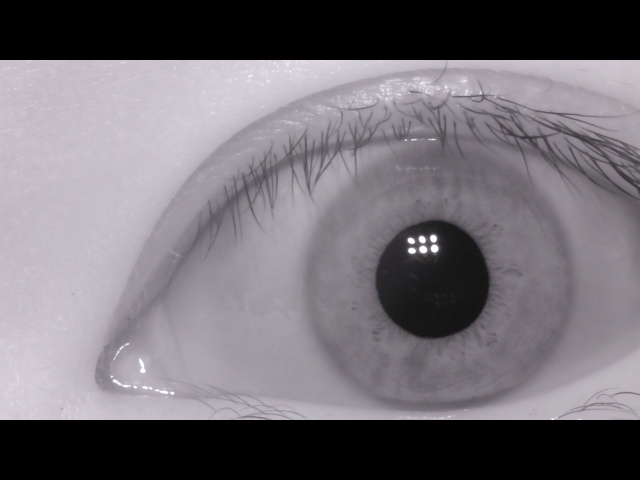
#> input picture photo/3/L/1.jpeg, 640 x 480 px, found by its file name
$ python FeatureMap.py
#> lines starting #> are read from the running program, lines starting #| are printed output that depends on the picture; after the words box and inside, x2 and y2 are one past the last pixel; in counts of white or black regions, pixels touching at a corner belong together
### function/innerCircle.py
import numpy as np
import cv2


def innerCircle(img):
    """
    内圆检测
    :param img: cv2.imread() numpy.ndarrdy
    :return: 瞳孔霍夫圆参数 numpy.ndarray [x, y, r]
    """

    img = cv2.medianBlur(img, 11)
    ret, img = cv2.threshold(img, 50, 255, cv2.THRESH_BINARY)

    # [6 lines of commented-out code are left out]

    circles = cv2.HoughCircles(img, cv2.HOUGH_GRADIENT, 2, 5,
                               param1=110, param2=20, minRadius=20, maxRadius=130)
    circles = np.int16(np.around(circles))
    circles[0, :, 2] += 3

    return circles[0][0]

### function/feature.py
import os
import cv2
import pywt
import numpy as np

from function.innerCircle import innerCircle
from function.outerCircle import outerCircle
from function.normalize import normalize
from function.config import feature_dataset_path as fdp
from function.config import dataset_path as dp

height = 40
width = 512

# [18 lines left out: function generateFeatureDataset, not called in this run]


def getFeatureMap(img, mode='swt'):
    # 提取每张照片的特征
    inner = innerCircle(img)
    outer = outerCircle(img, inner)
    polar_array, polar_noise = normalize(img, outer[0], outer[1], outer[2], inner[0], inner[1], inner[2], height, width)
    if mode == 'swt':
        feature = swtFeatureMap(polar_array, wavelet='db3', level=7)  # 静态小波变换
    else:
        feature = mallatFeatureMap(polar_array, wavelet='db3', level=7)  # mallat小波变换
    return feature


def swtFeatureMap(normalized_img, wavelet='db3', level=7):
    # 提取规范化后（矩形区域）的图片特征
    swt_list = np.zeros((normalized_img.shape[0], level + 7, normalized_img.shape[1]), dtype=np.uint8)  # (40, 8, 512)
    for index, value in enumerate(normalized_img):
        # cA7, cD7, cD6, cD5, cD4, cD3, cD2, cD1
        swt_coeffs = pywt.swt(data=value, wavelet=wavelet, level=level, )
        #trim_approx=True
        for coeff in swt_coeffs:
            for i in coeff:
                i[i > 0] = 1
                i[i < 0] = 0
        print(swt_coeffs)  #(7,2,512)
        swt_list[index] = np.array(swt_coeffs).reshape(-1,512)
    swt_list = swt_list.swapaxes(0, 1)  # (8, 40, 512)
    feature = swt_list.reshape((-1, 512))  # (320, 512)   转换成512列
    #feature = swt_list[1:5].reshape((-1, 512))
    return feature


# [11 lines left out: function mallatFeatureMap, not called in this run]

### function/outerCircle.py
import numpy as np
import cv2


def outerCircle(img, inner):
    """
    外圆检测，需要先进行内圆检测
    :param img: cv2.imread() numpy.ndarrdy
    :param inner: 调用innerCircle()的返回值，瞳孔霍夫圆参数 numpy.ndarray [x, y, r]
    :return: 虹膜外边缘霍夫圆参数 numpy.ndarray [x, y, r]
    """

    clip_img = img[(inner[1] - inner[2]): (inner[1] + inner[2]), :]
    clip_img = cv2.equalizeHist(clip_img)
    clip_img = cv2.GaussianBlur(clip_img, (9, 9), 0)
    clip_img = cv2.medianBlur(clip_img, 9)

    # 参数minRadius2.0和maxRadius4可根据内外圆半径比值大小进行调节
    # TODO：在界面中设置滑块，实时调节内外圆半径比值参数
    circles = cv2.HoughCircles(clip_img, cv2.HOUGH_GRADIENT, 2, 5,
                               param1=30, param2=20, minRadius=int(inner[2] * 2.0), maxRadius=int(inner[2] * 4))
    circles = np.int16(np.around(circles))
    circles[0, :, 1] += inner[1] - inner[2]

    distance = np.zeros(len(circles[0]))
    for index, value in enumerate(circles[0, :]):
        distance[index] = np.linalg.norm(np.array((inner[0], inner[1])) - np.array((value[0], value[1])))
    best_fit = circles[0][np.argmin(distance)]
    return best_fit

### function/normalize.py
import numpy as np


def normalize(image, x_iris, y_iris, r_iris, x_pupil, y_pupil, r_pupil,
              radpixels, angulardiv):
    """
    Description:
        Normalize iris region by unwraping the circular region into a rectangular
        block of constant dimensions.
    Input:
        image		- Input iris image.
        x_iris		- x-coordinate of the circle defining the iris boundary.
        y_iris		- y-coordinate of the circle defining the iris boundary.
        r_iris		- Radius of the circle defining the iris boundary.
        x_pupil		- x-coordinate of the circle defining the pupil boundary.
        y_pupil		- y-coordinate of the circle defining the pupil boundary.
        r_pupil		- Radius of the circle defining the pupil boundary.
        radpixels	- Radial resolution (vertical dimension).
        angulardiv	- Angular resolution (horizontal dimension).
    Output:
        polar_array	- Normalized form of the iris region.
        polar_noise	- Normalized form of the noise region.
    """
    radiuspixels = radpixels + 2
    angledivisions = angulardiv - 1

    r = np.arange(radiuspixels)
    theta = np.linspace(0, 2 * np.pi, angledivisions + 1)

    # Calculate displacement of pupil center from the iris center
    ox = x_pupil - x_iris
    oy = y_pupil - y_iris

    if ox <= 0:
        sgn = -1
    elif ox > 0:
        sgn = 1

    if ox == 0 and oy > 0:
        sgn = 1

    a = np.ones(angledivisions + 1) * (ox ** 2 + oy ** 2)

    # Need to do something for ox = 0
    if ox == 0:
        phi = np.pi / 2
    else:
        phi = np.arctan(oy / ox)

    b = sgn * np.cos(np.pi - phi - theta)

    # Calculate radius around the iris as a function of the angle
    r = np.sqrt(a) * b + np.sqrt(a * b ** 2 - (a - r_iris ** 2))
    r = np.array([r - r_pupil])

    rmat = np.dot(np.ones([radiuspixels, 1]), r)

    rmat = rmat * np.dot(np.ones([angledivisions + 1, 1]),
                         np.array([np.linspace(0, 1, radiuspixels)])).transpose()
    rmat = rmat + r_pupil

    # Exclude values at the boundary of the pupil iris border, and the iris scelra border
    # as these may not correspond to areas in the iris region and will introduce noise.
    # ie don't take the outside rings as iris data.
    rmat = rmat[1: radiuspixels - 1, :]

    # Calculate cartesian location of each data point around the circular iris region
    xcosmat = np.dot(np.ones([radiuspixels - 2, 1]), np.array([np.cos(theta)]))
    xsinmat = np.dot(np.ones([radiuspixels - 2, 1]), np.array([np.sin(theta)]))

    xo = rmat * xcosmat
    yo = rmat * xsinmat

    xo = x_pupil + xo
    xo = np.round(xo).astype(int)
    coords = np.where(xo >= image.shape[1])
    xo[coords] = image.shape[1] - 1
    coords = np.where(xo < 0)
    xo[coords] = 0

    yo = y_pupil - yo
    yo = np.round(yo).astype(int)
    coords = np.where(yo >= image.shape[0])
    yo[coords] = image.shape[0] - 1
    coords = np.where(yo < 0)
    yo[coords] = 0

    # [6 lines of commented-out code are left out]

    polar_array = image[yo, xo]
    polar_array = polar_array / 255

    # Create noise array with location of NaNs in polar_array
    polar_noise = np.zeros(polar_array.shape)
    coords = np.where(np.isnan(polar_array))
    polar_noise[coords] = 1

    # Get rid of outling points in order to write out the circular pattern
    image[yo, xo] = 255

    # Get pixel coords for circle around iris
    x, y = circlecoords([x_iris, y_iris], r_iris, image.shape)
    image[y, x] = 255

    # Get pixel coords for circle around pupil
    xp, yp = circlecoords([x_pupil, y_pupil], r_pupil, image.shape)
    image[yp, xp] = 255

    # Replace NaNs before performing feature encoding
    coords = np.where((np.isnan(polar_array)))
    polar_array2 = polar_array
    polar_array2[coords] = 0.5
    avg = np.sum(polar_array2) / (polar_array.shape[0] * polar_array.shape[1])
    polar_array[coords] = avg

    return polar_array, polar_noise.astype(bool)


def circlecoords(c, r, imgsize, nsides=600):
    """
    Description:
        Find the coordinates of a circle based on its centre and radius.
    Input:
        c   	- Centre of the circle.
        r  		- Radius of the circle.
        imgsize - Size of the image that the circle will be plotted onto.
        nsides 	- Number of sides of the convex-hull bodering the circle
                  (default as 600).
    Output:
        x,y     - Circle coordinates.
    """
    a = np.linspace(0, 2 * np.pi, 2 * nsides + 1)
    xd = np.round(r * np.cos(a) + c[0])
    yd = np.round(r * np.sin(a) + c[1])

    #  Get rid of values larger than image
    xd2 = xd
    coords = np.where(xd >= imgsize[1])
    xd2[coords[0]] = imgsize[1] - 1
    coords = np.where(xd < 0)
    xd2[coords[0]] = 0

    yd2 = yd
    coords = np.where(yd >= imgsize[0])
    yd2[coords[0]] = imgsize[0] - 1
    coords = np.where(yd < 0)
    yd2[coords[0]] = 0

    x = np.round(xd2).astype(int)
    y = np.round(yd2).astype(int)
    return x, y

### FeatureMap.py
"""
 作者：pengmenghao
 日期：2021年7月13日
 """
import cv2
from function.feature import getFeatureMap
import matplotlib.pyplot as plt


feature = getFeatureMap(cv2.imread("./photo/1/L/1.jpeg", 0), 'swt')
#> in innerCircle, `ret, img = cv2.threshold(img, 50, 255, cv2.THRESH_BINARY)`:
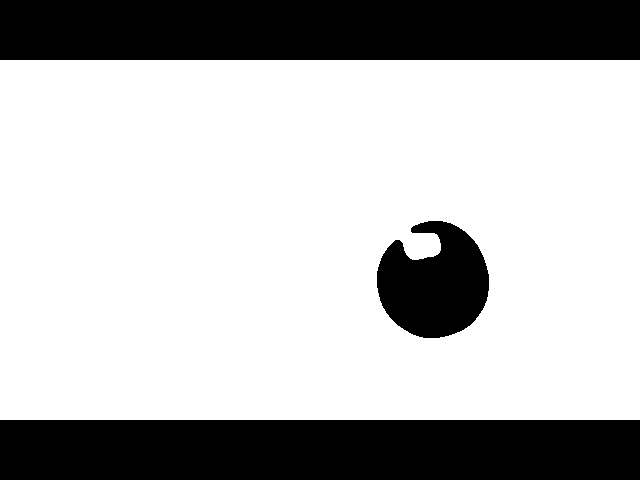
#> img: shape (480, 640); 72% white; 3 black regions, box (x1, y1, x2, y2) and area: (0, 0, 640, 60) 38400, (0, 420, 640, 480) 38400, (377, 221, 489, 338) 9284
#> in innerCircle, `circles = cv2.HoughCircles(img, cv2.HOUGH_GRADIENT, 2, 5, param1=110, ..`: circles = 73 rows, first 8: [429, 279, 58.4], [419, 283, 68.8], [433, 285, 53.4], [437, 277, 61.4], [435, 269, 48.2], [423, 279, 48], [409, 287, 79.4], [443, 275, 67.6]
#> in innerCircle, `circles = np.int16(np.around(circles))`: circles = 73 rows, first 8: [429, 279, 58], [419, 283, 69], [433, 285, 53], [437, 277, 61], [435, 269, 48], [423, 279, 48], [409, 287, 79], [443, 275, 68]
#> in getFeatureMap, `inner = innerCircle(img)`: inner = [429, 279, 61]
#> in outerCircle, `clip_img = img[(inner[1] - inner[2]): (inner[1] + inner[2]), :]`:
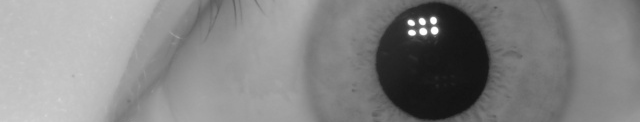
#> clip_img: shape (122, 640); min 18, max 255, mean 132.3
#> in outerCircle, `clip_img = cv2.equalizeHist(clip_img)`:
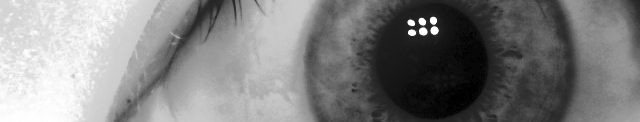
#> clip_img: shape (122, 640); min 0, max 255, mean 128.9
#> in outerCircle, `circles = cv2.HoughCircles(clip_img, cv2.HOUGH_GRADIENT, 2, 5, param1=..`: circles = 480 rows, first 8: [447, 65, 128], [325, 113, 173], [439, 67, 136.4], [433, 67, 129.6], [309, 119, 189.8], [335, 115, 182.6], [331, 111, 166.8], [247, 103, 125.8]
#> in outerCircle, `circles = np.int16(np.around(circles))`: circles = 480 rows, first 8: [447, 65, 128], [325, 113, 173], [439, 67, 136], [433, 67, 130], [309, 119, 190], [335, 115, 183], [331, 111, 167], [247, 103, 126]
#> in outerCircle, `distance = np.zeros(len(circles[0]))`: distance = 480 values from 0 to 0
#> the loop in outerCircle, `for index, value in enumerate(circles[0, :]):` made 480 passes
#> value on passes 1 to 3: [447, 283, 128], [325, 331, 173], [439, 285, 136]
#> after the loop in outerCircle, `for index, value in enumerate(circles[0, :]):`: distance = 480 values, max 423.2 at index 450, min 5.66 at index 149, mean 104.6
#> in outerCircle, `best_fit = circles[0][np.argmin(distance)]`: best_fit = [425, 275, 123]
#> in normalize, `ox = x_pupil - x_iris`: ox = 4
#> in normalize, `a = np.ones(angledivisions + 1) * (ox ** 2 + oy ** 2)`: a = 512 values from 32 to 32
#> in normalize, `phi = np.arctan(oy / ox)`: phi = 0.785
#> in normalize, `b = sgn * np.cos(np.pi - phi - theta)`: b = 512 values, max 1 at index 192, min -1 at index 447, mean -0.00138
#> in normalize, `r = np.sqrt(a) * b + np.sqrt(a * b ** 2 - (a - r_iris ** 2))`: r = 512 values, max 128.7 at index 192, min 117.3 at index 447, mean 122.9
#> in normalize, `yo = rmat * xsinmat`:
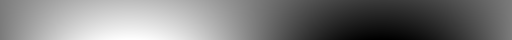
#> yo: shape (40, 512) float64; min -117.6, max 125.4, mean 1; drawn with min black and max white
#> in normalize, `coords = np.where(xo >= image.shape[1])`: coords = (empty array, empty array)
#> in normalize, `image[yo, xo] = 255`:
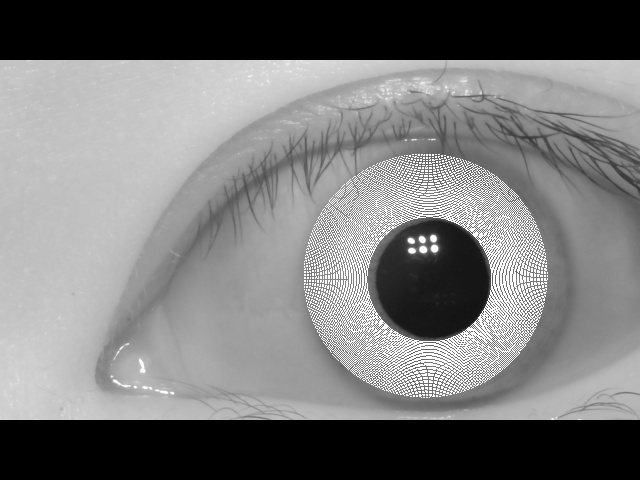
#> image: shape (480, 640); min 0, max 255, mean 121.9
#> in circlecoords, `xd = np.round(r * np.cos(a) + c[0])`: xd = 1201 values, max 548 at index 0, min 302 at index 583, mean 425.1
#> in circlecoords, `yd = np.round(r * np.sin(a) + c[1])`: yd = 1201 values, max 398 at index 283, min 152 at index 883, mean 275
#> in circlecoords, `xd2 = xd`: xd2 has the same summary as xd
#> in circlecoords, `coords = np.where(xd >= imgsize[1])`: coords = (empty array,)
#> in circlecoords, `yd2 = yd`: yd2 has the same summary as yd
#> in circlecoords, `x = np.round(xd2).astype(int)`: x has the same summary as xd
#> in circlecoords, `y = np.round(yd2).astype(int)`: y has the same summary as yd
#> in normalize, `x, y = circlecoords([x_iris, y_iris], r_iris, image.shape)`: x has the same summary as xd in circlecoords; y has the same summary as yd in circlecoords
#> in normalize, `xp, yp = circlecoords([x_pupil, y_pupil], r_pupil, image.shape)`: xp = 1201 values, max 490 at index 0, min 368 at index 576, mean 429; yp = 1201 values, max 340 at index 276, min 218 at index 876, mean 279
#> in normalize, `image[yp, xp] = 255`:
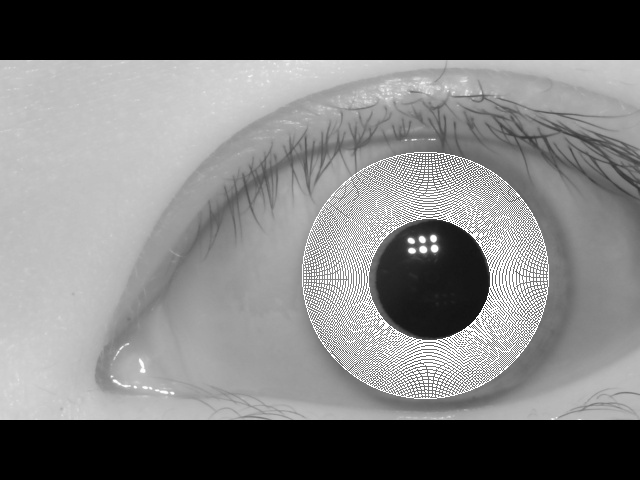
#> image: shape (480, 640); min 0, max 255, mean 122.5
#> in normalize, `avg = np.sum(polar_array2) / (polar_array.shape[0] * polar_array.shape..`: avg = 0.46
#> in getFeatureMap, `polar_array, polar_noise = normalize(img, outer[0], outer[1], outer[2]..`: polar_noise: shape (40, 512) bool; every value is 0
#> the loop in swtFeatureMap, `for index, value in enumerate(normalized_img):` made 40 passes
#| [(array([1., 1., 1., 1., 1., 1., 1., 1., 1., 1., 1., 1., 1., 1., 1., 1., 1.,
#|        1., 1., 1., 1., 1., 1., 1., 1., 1., 1., 1., 1., 1., 1., 1., 1., 1.,
#|        1., 1., 1., 1., 1., 1., 1., 1., 1., 1., 1., 1., 1., 1., 1., 1., 1.,
#|        1., 1., 1., 1., 1., 1., 1., 1., 1., 1., 1., 1., 1., 1., 1., 1., 1.,
#|        1., 1., 1., 1., 1., 1., 1., 1., 1., 1., 1., 1., 1., 1., 1., 1., 1.,
#|        1., 1., 1., 1., 1., 1., 1., 1., 1., 1., 1., 1., 1., 1., 1., 1., 1.,
#|        1., 1., 1., 1., 1., 1., 1., 1., 1., 1., 1
#> (further printed lines are left out)
#> after the loop in swtFeatureMap, `for index, value in enumerate(normalized_img):`: i = 512 values, max 1 at index 1, min 0 at index 0, mean 0.484
#> in swtFeatureMap, `feature = swt_list.reshape((-1, 512))`:
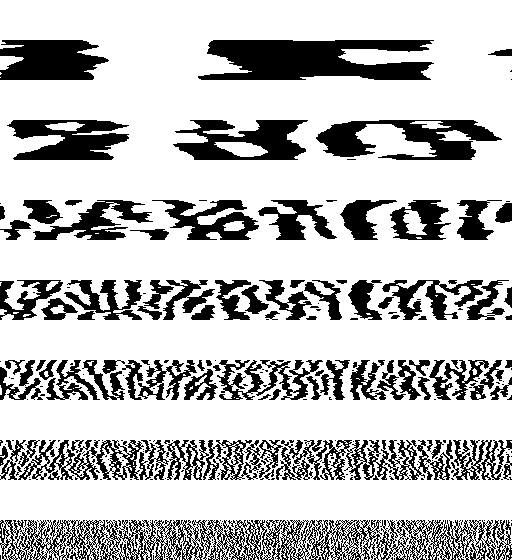
#> feature: shape (560, 512); values 0 (black) and 1 (white), 75.1% white; 284 black regions (184 under 20 px), largest, box (x1, y1, x2, y2) and area: (0, 520, 512, 560) 10063, (198, 40, 434, 80) 6920, (316, 120, 502, 160) 3813
plt.imshow(feature, cmap='gray')
plt.show()
